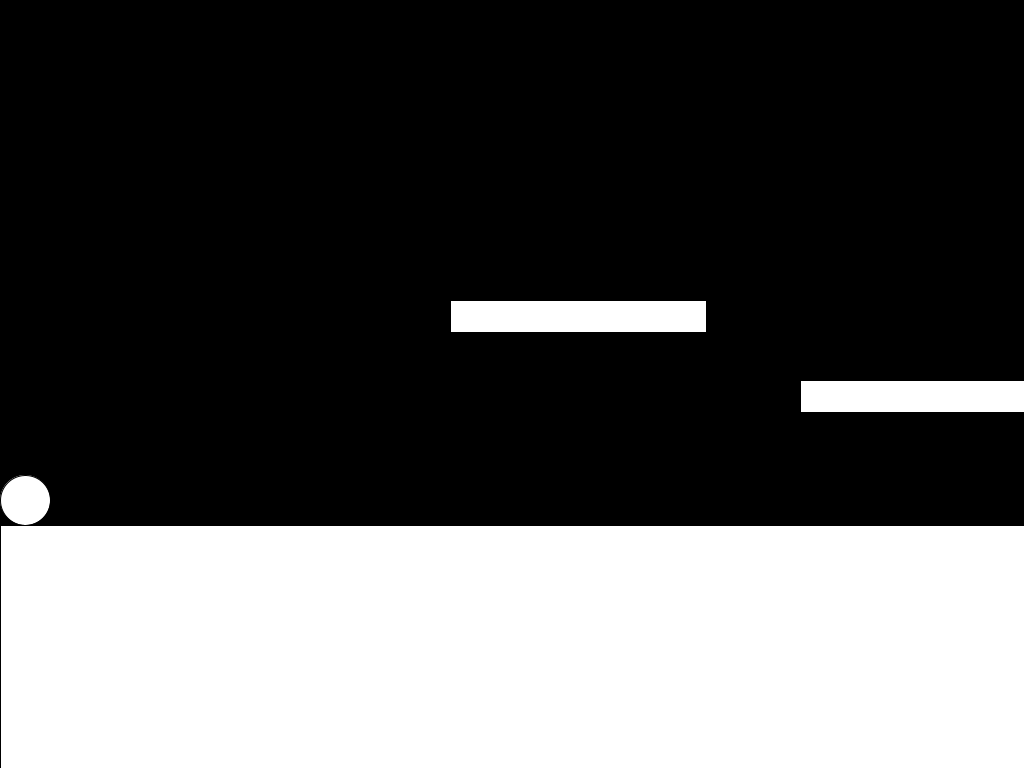
Frame 1 (no input)
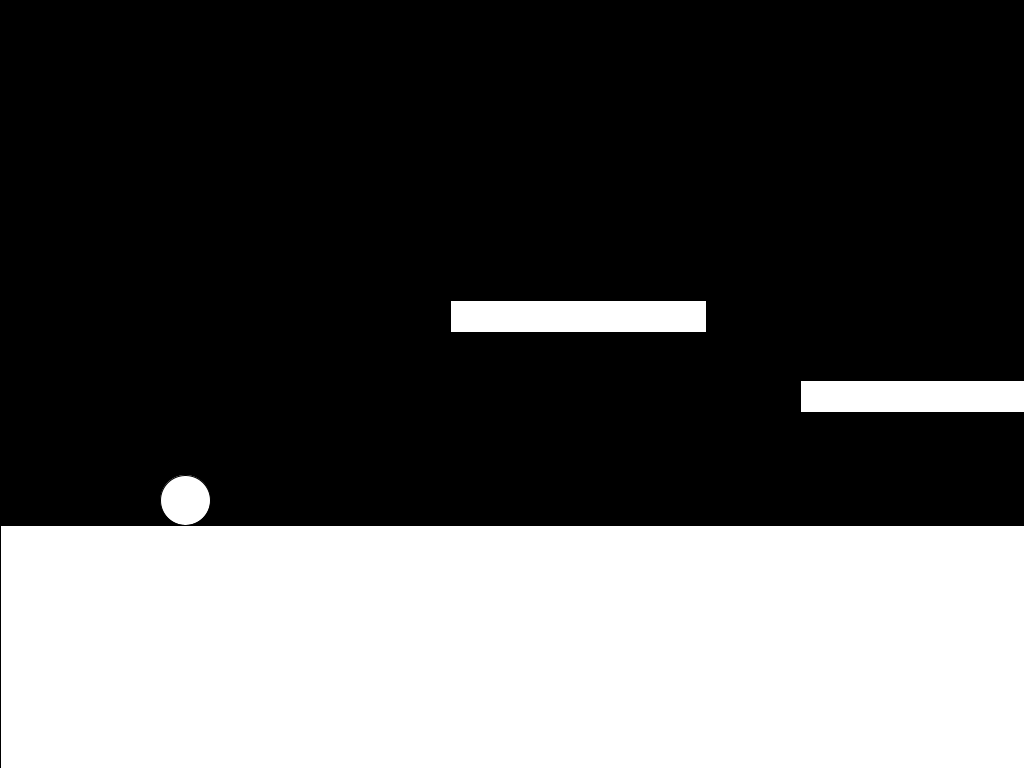
Frame 60 (the mouse pressed at the canvas centre just before this capture)
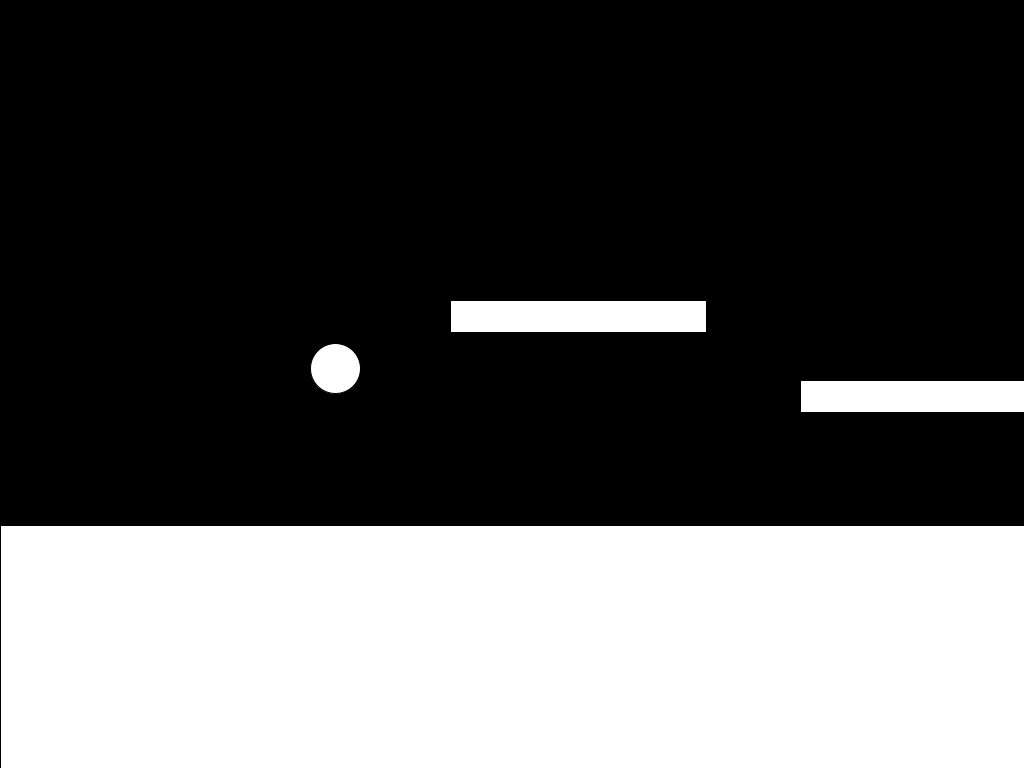
Frame 120 (the mouse held since frame 60 and released just before this capture)

The Processing sketch that drew these frames (run headless with seeded random() and noise(); from frame 60 on, the mouse is pressed at the canvas centre):

// Processing sketch: OrientadaObj2108
// ── OrientadaObj2108.pde
float yg = 525;
float startTime = 0;
Boll boll = new Boll(25, 500);
Plataforma p1 = new Plataforma(800, 380);
Plataforma p2 = new Plataforma(450, 300);

void setup() {
  size(1024, 768);
  startTime = millis();
}

void draw() {
  float elapsedTime = (millis() - startTime) / 1000.0f;
  startTime = millis();
  background(0);
  update(elapsedTime);
  render();
}

void update(float elapsedTime) {
  boll.update(elapsedTime);
  if (p1.verifyCollision(boll)) {
    boll.collided(p1);
  }
  else {
    boll.verifyCollisionWithGround(yg);
  }
  
}

void render() {
  p1.render();
  p2.render();
  boll.render();
  rect(0, yg, width, 500);
}

void mousePressed() {
  boll.jump();
}

// ── Boll.pde
class Boll {
  private float x;
  private float y;
  private float h = 175;
  private float d = 200;
  private float vel = 150;
  private boolean isJumping = false;
  private float sx = 0;
  private float dy = 0;
  private int dir = 1;
  float  r = 25;
  private Plataforma p = null;
  Boll(float x , float y) {
    this.x = x;
    this.y = y;
  }
  
  void update (float elapsedTime) {
    float dx = vel * elapsedTime; 
    x += dx * dir;
    if (isJumping) {
      sx += dx;
      dy = calcDY(sx);
      }
      else {
        if (p != null) {
          if (x < p.x || x > p.x + p.w) {
            isJumping = true;
            sx = 0;
            y = 525;
            dy = p.y;
            h = y - p.y - r;
            p = null;
          }
        }
      }
    if (x > 999 || x < r) dir = -dir;
  }
  void render() {
    circle(x, y - dy, r * 2);
  }
  
  private float calcDY(float dx) {
    return -4*h*pow(dx,2)/pow(d, 2) + h;
  }
  
  void jump() {
    if (!isJumping) {
      p = null;
      isJumping = true;
      sx = -d/2;
    }
  }
  
  float bollY() {
    return y - dy + r;
  }
  
  void collided(Plataforma p) {
    this.p = p;
    y = p.y - r;
    isJumping = false;
    dy = 0;
  }
  
  void verifyCollisionWithGround(float yg) {
    if (isJumping && bollY() > yg) {
      y = yg - r;
      isJumping = false;
      dy = 0;
    }
  }
  
  int dirJump() {
    if (dir == -1) {
      if (sx > 0) return 0; else return 1;
    }
    else {
      if (sx < 0) return 1; else return 0;
    }
  }
}

// ── Plataforma.pde
class Plataforma {
  float x;
  float y;
  float w = 256;
  float h = 32;
  
  Plataforma(float x, float y) {
    this.x = x;
    this.y = y;
  }
  
  void render() {
    rect (x, y, w, h);
  }
  
  boolean verifyCollision(Boll boll) {
    if (boll.dirJump() == 1) {
      if ((boll.x >= x && boll.x <= x + w) && (boll.bollY() >= y && boll.bollY() <= y + h)) {
        return true;
      }
    }
    return false;
  }
}
